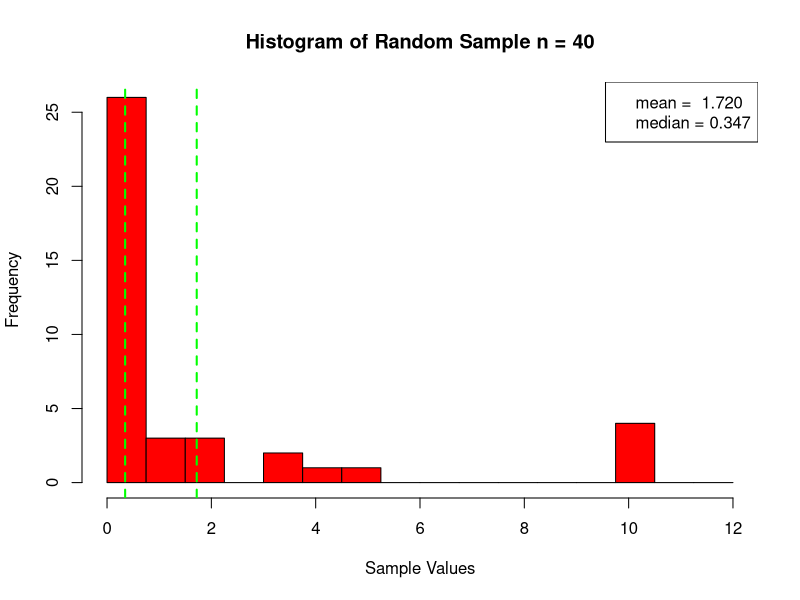
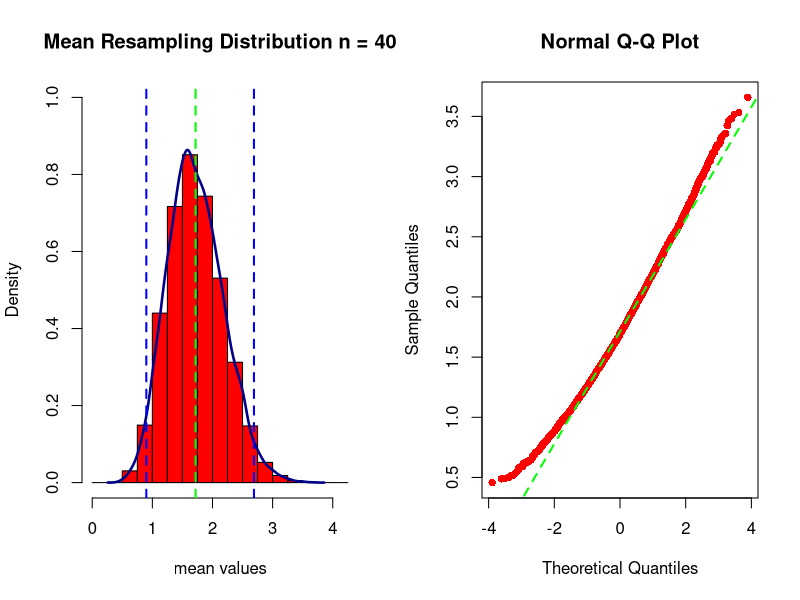
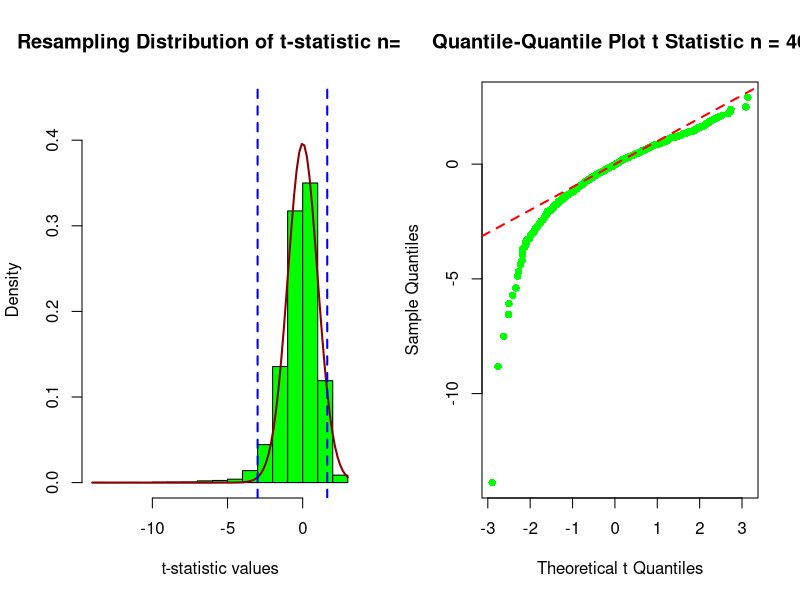

The R source for these figures, in order:
# This program gives bootstrapping illustrations in support of the third extra
# credit problem.  The vector z contains a random sample of 40 observations based 
# upon the distribution presented in the publication by Lumley, Diehr, Emerson and Chen.

# For the parent population, the mean is 1.458 and the standard deviation is 2.379.
# The parent population distribution is highly right skewed with extreme outliers.
# The objective of bootstrapping is to estimate a confidence interval for the
# population parameters based on a sample.  In this demo we will use the random 
# sample z to determine an interval estimate for the mean value.

z <- c(0.089, 0.359, 1.738, 0.086, 0.398, 9.800, 0.081, 0.177, 0.925, 1.890, 0.139,
       9.767, 1.141, 9.881, 0.209, 0.176, 0.335, 0.196, 0.030, 1.674, 0.079, 4.612,
       1.196, 0.508, 0.656, 0.167, 0.018, 0.176, 4.448, 0.329, 0.450, 0.282, 0.62,
       0.003, 3.026, 0.071, 3.252, 9.773, 0.008, 0.015)

mx <-  mean(z)
mx 
sdx <- sd(z)
sdx
median(z)

# We first provide a histogram of the sample data.

cells <- seq(from = 0, to = 12.0, by= 0.75)
hist(z, breaks = cells, main = "Histogram of Random Sample n = 40", xlab = "Sample Values",
     col = "red")
abline(v = mx, col = "green", lwd = 2, lty = 2)
abline(v = median(z), col = "green", lwd = 2, lty = 2)
legend("topright", legend = c("mean =  1.720","median = 0.347"))

# These data are used for bootstrapping.  10,000 random samples with replacement are
# drawn.  The mean, standard deviation and t statistic are calculated for each.  The
# approach shown below illustrates the basic concept behind bootstrapping.  There
# have been a number of enhancements developed over the years to improve upon this
# process.  The "boot" package provides some of these.

set.seed(1237)
m <-numeric(0)
t.m <- numeric(0)
N <- 10000

n <- 40
for (i in 1:N)
{
  w <- sample(z, n, replace = TRUE)
  m[i] <- mean(w)
  stder <- sd(w)/sqrt(n)
  t.m[i] <- (mean(w)-mx)/(stder)
}
summary(m)  # The vector m provides a sampling distribution for the sample mean.

# The percentile bootstrap method determines quantiles from the distribution of
# sample averages generated above.  These quantiles form a confidence interval
# for the population mean.

par(mfrow = c(1,2))
cells <- seq(0.0, 4.25, by = 0.25)
hist(m, main = "Mean Resampling Distribution n = 40", breaks = cells,
     freq  = FALSE, col = "red", xlab = "mean values", ylim = c(0, 1.0))
lines(density(m), lwd=2.5, col = "darkblue")
abline(v= quantile(m, probs = 0.025), col = "blue", lwd = 2, lty = 2)
abline(v= quantile(m, probs = 0.975), col = "blue", lwd = 2, lty = 2)
abline(v= mx, col = "green", lwd = 2, lty = 2)
qqnorm(m, col = "red", pch = 16)
qqline(m, col = "green", lwd = 2, lty = 2)
par(mfrow = c(1,1))

# The blue dotted lines show the endpoints of the 95% confidence interval determined
# using the quantile() function shown below.  The normal QQ plot reveals the
# distribution departs from normality due to the skewing in the data.  The parent
# population is skewed which is the reason for this.  Bootstrapping provides more
# realistic quantile estimates for confidence interval construction.

round(c(quantile(m, probs = c(0.025)), quantile(m, probs = c(0.975))), digits = 2)

# Note that this confidence interval includes the population mean value.

# Another bootstrap method uses the t-statistic.  Similarly to the above, quantiles
# are determined from the simulated sampling distribution for the t-statistic.  
# These are used to form a confidence interval using the t-statistic formula.  
# Skewing in the sampling distribution is a consequence of the skewing in the sample. 
# Bootstrapping provides a way to arrive at realistic quantiles for the t statistic
# which will differ from traditional t statistic quantiles that are determined
# based upon the assumption of normality.

summary(t.m)

x <- seq(-4, 4,0.1)
par(mfrow = c(1,2))
hist(t.m, main = "Resampling Distribution of t-statistic n=40", breaks = "Sturges",
     ylim = c(0, 0.45), prob = TRUE, col = "green", xlab = "t-statistic values")
curve(dt(x, df=39),add=TRUE, col= "darkred", lwd = 2)
abline(v= quantile(t.m, probs = 0.025), col = "blue", lwd = 2, lty = 2)
abline(v= quantile(t.m, probs = 0.975), col = "blue", lwd = 2, lty = 2)

qqplot(rt(1000, df = 39),t.m, xlab = "Theoretical t Quantiles", ylab = "Sample Quantiles",
       main = "Quantile-Quantile Plot t Statistic n = 40", 
       col = "green", pch = 16)
abline(0,1,col="red", lty = 2, lwd = 2)
par(mfrow = c(1,1))

# Quantiles for a 95% confidence interval are determined, and these are used with 
# the t-statistic formula to determine confidence interval endpoints.  Typically the
# confidence interval from this method is wider than the percentile bootstrap
# method.  The t-statistic approach compensates better for skewing involved in the
# original distribution.  Intervals determined this way have been shown in practice
# to be superior to the traditional t-statistic which assumes normality.  The
# confidence interval so determined includes the population mean value.

Q1 <- quantile(t.m, prob = c(0.025), names = FALSE)
Q2 <- quantile(t.m, prob = c(0.975), names = FALSE)
c(Q1, Q2)
round(c(mx - Q2*(sdx/sqrt(n)), mx - Q1*(sdx/sqrt(n))), digits = 2)
      
# Confidence intervals using the classical t-statistic reveal how the normality
# assumption affects the resulting confidence interval.  Bootstrapping is a better
# choice when faced with asymmetric non-normality.

t.test(z, alternative = c("two.sided"), mu = 0, conf.level = 0.95)

# All three confidence intervals contain the population mean value, however they
# differ.  Note that the bootstrap results are shifted to the right compared to the
# traditional t statistic results.  When this happens, due to the skewing of the
# sample data (and the underlying parent population distribution), the bootstrap
# results are preferred.  From another perspective, if all three methods are in 
# agreement, then the traditional t statistic method results have been confirmed.

##The "boot" Package

# The "boot" package has broad applicability and will be used here.  It is 
# discussed in Kabacoff Section 12.6 Pages 292-298 with examples.  Using it
# requires a little study.  

# For this example, the "boot" package requires a function to return the sample
# mean value for each individual resample drawn.  Depending on the parameter being
# estimated, this function would change.  If the variance is of interest, the 
# function would return that value.  Be sure to install the boot package.

library(boot)

set.seed(1237)

f <- function(data, i){
  d <- data[i]
  return(mean(d))
}

# The user-defined function above is substituted in boot() with z and a number  
# of samples are drawn with replacement.  The confidence bounds follow. The boot
# package has a variety of options for determining confidence intervals.  See
# boot.ci() for example shown below with the percentile option.  The different
# computational options may produce slightly different results depending on 
# the number of samples drawn during bootstrapping.  Confidence intervals are 
# determined in two ways using the results from boot().


results <- boot(data=z, statistic=f, R=10000)
round(quantile(results$t,c(0.025, 0.975)), digits=2) 

interval <- boot.ci(results, conf=0.95, type="perc")
round(c(interval$perc[4],interval$perc[5]), digits=2)

# If the bootstrap-t procedure is of interest, "boot" may be used to determine
# the quantiles needed for the t-statistic.  The function is more involved. Note below.

library(boot)
set.seed(1237)

mx <- mean(z)
n <- length(z)

f <- function(data, i){
  mx <- mean(data)
  n <- length(data)
  d <- data[i]
  return((mean(d)-mx)/(sd(d)/sqrt(n)))
}

results <- boot(data=z, statistic=f, R=10000)
round(quantile(results$t,c(0.025, 0.975)), digits=2) 

# The "boot" package provides considerable capability for bootstrapping. Using 
# it requires study.  Other discussions are given at 
# http://www.ats.ucla.edu/stat/r/faq/boot.htm and
# http://www.statmethods.net/advstats/bootstrapping.html.


